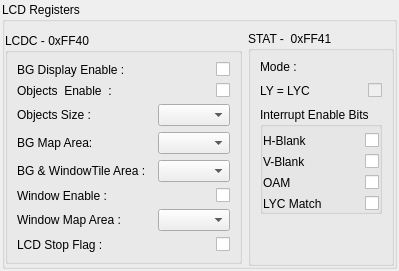
<?xml version="1.0" encoding="UTF-8"?>
<ui version="4.0">
 <class>LCDRegistersWidget</class>
 <widget class="QWidget" name="LCDRegistersWidget">
  <property name="geometry">
   <rect>
    <x>0</x>
    <y>0</y>
    <width>385</width>
    <height>242</height>
   </rect>
  </property>
  <property name="windowTitle">
   <string>Form</string>
  </property>
  <layout class="QVBoxLayout" name="verticalLayout">
   <property name="leftMargin">
    <number>2</number>
   </property>
   <property name="topMargin">
    <number>2</number>
   </property>
   <property name="rightMargin">
    <number>2</number>
   </property>
   <property name="bottomMargin">
    <number>2</number>
   </property>
   <item>
    <widget class="QGroupBox" name="groupBox">
     <property name="sizePolicy">
      <sizepolicy hsizetype="Fixed" vsizetype="Fixed">
       <horstretch>0</horstretch>
       <verstretch>0</verstretch>
      </sizepolicy>
     </property>
     <property name="title">
      <string>LCD Registers</string>
     </property>
     <property name="flat">
      <bool>true</bool>
     </property>
     <layout class="QHBoxLayout" name="horizontalLayout">
      <property name="leftMargin">
       <number>0</number>
      </property>
      <property name="rightMargin">
       <number>0</number>
      </property>
      <property name="bottomMargin">
       <number>0</number>
      </property>
      <item>
       <widget class="QGroupBox" name="lcdc_groupBox">
        <property name="sizePolicy">
         <sizepolicy hsizetype="Fixed" vsizetype="Fixed">
          <horstretch>0</horstretch>
          <verstretch>0</verstretch>
         </sizepolicy>
        </property>
        <property name="title">
         <string>LCDC - 0xFF40</string>
        </property>
        <property name="flat">
         <bool>true</bool>
        </property>
        <layout class="QFormLayout" name="formLayout">
         <item row="0" column="0">
          <widget class="QLabel" name="label_bg_display_on">
           <property name="text">
            <string>BG Display Enable :</string>
           </property>
          </widget>
         </item>
         <item row="1" column="0">
          <widget class="QLabel" name="label_objects_on">
           <property name="text">
            <string>Objects  Enable  :</string>
           </property>
          </widget>
         </item>
         <item row="2" column="0">
          <widget class="QLabel" name="label_object_size">
           <property name="text">
            <string>Objects Size : </string>
           </property>
          </widget>
         </item>
         <item row="3" column="0">
          <widget class="QLabel" name="label_bg_map">
           <property name="text">
            <string>BG Map Area:</string>
           </property>
          </widget>
         </item>
         <item row="4" column="0">
          <widget class="QLabel" name="label_bg_tile_area">
           <property name="text">
            <string>BG &amp; WindowTile Area :  </string>
           </property>
          </widget>
         </item>
         <item row="5" column="0">
          <widget class="QLabel" name="label_window_on">
           <property name="text">
            <string>Window Enable :</string>
           </property>
          </widget>
         </item>
         <item row="6" column="0">
          <widget class="QLabel" name="label_window_map">
           <property name="text">
            <string>Window Map Area :</string>
           </property>
          </widget>
         </item>
         <item row="7" column="0">
          <widget class="QLabel" name="label_lcd_stop_flag">
           <property name="text">
            <string>LCD Stop Flag :</string>
           </property>
          </widget>
         </item>
         <item row="0" column="1">
          <widget class="QCheckBox" name="checkBox_bg_display_on">
           <property name="layoutDirection">
            <enum>Qt::RightToLeft</enum>
           </property>
           <property name="text">
            <string/>
           </property>
          </widget>
         </item>
         <item row="1" column="1">
          <widget class="QCheckBox" name="checkBox_objects_on">
           <property name="layoutDirection">
            <enum>Qt::RightToLeft</enum>
           </property>
           <property name="text">
            <string/>
           </property>
          </widget>
         </item>
         <item row="5" column="1">
          <widget class="QCheckBox" name="checkBox_window_on">
           <property name="layoutDirection">
            <enum>Qt::RightToLeft</enum>
           </property>
           <property name="text">
            <string/>
           </property>
          </widget>
         </item>
         <item row="7" column="1">
          <widget class="QCheckBox" name="checkBox_lcd_stop_flag">
           <property name="layoutDirection">
            <enum>Qt::RightToLeft</enum>
           </property>
           <property name="text">
            <string/>
           </property>
          </widget>
         </item>
         <item row="2" column="1">
          <widget class="QComboBox" name="comboBox_object_size"/>
         </item>
         <item row="3" column="1">
          <widget class="QComboBox" name="comboBox_bg_map"/>
         </item>
         <item row="4" column="1">
          <widget class="QComboBox" name="comboBox_bg_tile_area"/>
         </item>
         <item row="6" column="1">
          <widget class="QComboBox" name="comboBox_window_map"/>
         </item>
        </layout>
       </widget>
      </item>
      <item>
       <widget class="QGroupBox" name="stat_groupBox">
        <property name="sizePolicy">
         <sizepolicy hsizetype="Fixed" vsizetype="Fixed">
          <horstretch>0</horstretch>
          <verstretch>0</verstretch>
         </sizepolicy>
        </property>
        <property name="title">
         <string>STAT -  0xFF41</string>
        </property>
        <property name="flat">
         <bool>true</bool>
        </property>
        <layout class="QVBoxLayout" name="verticalLayout_3">
         <property name="spacing">
          <number>9</number>
         </property>
         <item>
          <layout class="QFormLayout" name="formLayout_2">
           <property name="fieldGrowthPolicy">
            <enum>QFormLayout::AllNonFixedFieldsGrow</enum>
           </property>
           <property name="formAlignment">
            <set>Qt::AlignLeading|Qt::AlignLeft|Qt::AlignTop</set>
           </property>
           <item row="0" column="0">
            <widget class="QLabel" name="label_mode">
             <property name="text">
              <string>Mode :</string>
             </property>
            </widget>
           </item>
           <item row="0" column="1">
            <widget class="QLabel" name="label_mode_value">
             <property name="text">
              <string/>
             </property>
             <property name="alignment">
              <set>Qt::AlignRight|Qt::AlignTrailing|Qt::AlignVCenter</set>
             </property>
            </widget>
           </item>
           <item row="1" column="0">
            <widget class="QLabel" name="label_lyc_coincidence">
             <property name="text">
              <string>LY = LYC</string>
             </property>
            </widget>
           </item>
           <item row="1" column="1">
            <widget class="QCheckBox" name="checkBox_lyc_coincidence">
             <property name="enabled">
              <bool>false</bool>
             </property>
             <property name="layoutDirection">
              <enum>Qt::RightToLeft</enum>
             </property>
             <property name="text">
              <string/>
             </property>
            </widget>
           </item>
          </layout>
         </item>
         <item>
          <widget class="QGroupBox" name="groupBox_interrupt_enable_bits">
           <property name="title">
            <string>Interrupt Enable Bits</string>
           </property>
           <property name="flat">
            <bool>true</bool>
           </property>
           <layout class="QFormLayout" name="formLayout_4">
            <property name="leftMargin">
             <number>0</number>
            </property>
            <property name="topMargin">
             <number>6</number>
            </property>
            <property name="rightMargin">
             <number>0</number>
            </property>
            <property name="bottomMargin">
             <number>0</number>
            </property>
            <item row="0" column="0">
             <widget class="QLabel" name="label_interrupt_hblank">
              <property name="text">
               <string>H-Blank </string>
              </property>
             </widget>
            </item>
            <item row="0" column="1">
             <widget class="QCheckBox" name="checkBox_interrupt_hblank">
              <property name="layoutDirection">
               <enum>Qt::RightToLeft</enum>
              </property>
              <property name="text">
               <string/>
              </property>
             </widget>
            </item>
            <item row="1" column="0">
             <widget class="QLabel" name="label_interrupt_vblank">
              <property name="text">
               <string>V-Blank</string>
              </property>
             </widget>
            </item>
            <item row="1" column="1">
             <widget class="QCheckBox" name="checkBox_interrupt_vblank">
              <property name="layoutDirection">
               <enum>Qt::RightToLeft</enum>
              </property>
              <property name="text">
               <string/>
              </property>
             </widget>
            </item>
            <item row="2" column="0">
             <widget class="QLabel" name="label_interrupt_oam">
              <property name="text">
               <string>OAM</string>
              </property>
             </widget>
            </item>
            <item row="2" column="1">
             <widget class="QCheckBox" name="checkBox_interrupt_oam">
              <property name="layoutDirection">
               <enum>Qt::RightToLeft</enum>
              </property>
              <property name="text">
               <string/>
              </property>
             </widget>
            </item>
            <item row="3" column="0">
             <widget class="QLabel" name="label_interrupt_ly">
              <property name="text">
               <string>LYC Match</string>
              </property>
             </widget>
            </item>
            <item row="3" column="1">
             <widget class="QCheckBox" name="checkBox_interrupt_ly">
              <property name="layoutDirection">
               <enum>Qt::RightToLeft</enum>
              </property>
              <property name="text">
               <string/>
              </property>
             </widget>
            </item>
           </layout>
          </widget>
         </item>
         <item>
          <spacer name="verticalSpacer">
           <property name="orientation">
            <enum>Qt::Vertical</enum>
           </property>
           <property name="sizeHint" stdset="0">
            <size>
             <width>20</width>
             <height>40</height>
            </size>
           </property>
          </spacer>
         </item>
        </layout>
       </widget>
      </item>
     </layout>
    </widget>
   </item>
  </layout>
 </widget>
 <resources/>
 <connections/>
</ui>
